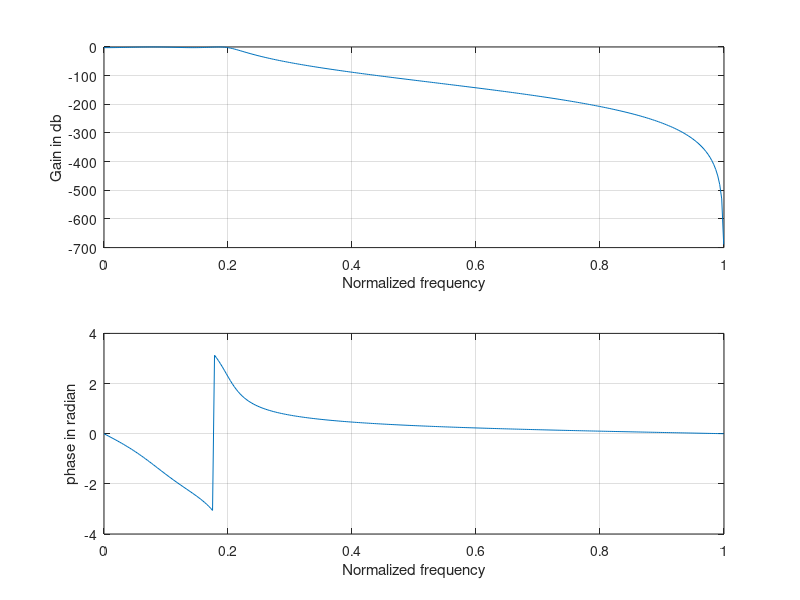

MATLAB code for this plot:
clc ;
close all ;
clear all ;


alphap=1 ;
alphas= 15 ;
wp=0.2*pi;
ws=.3*pi;

[n,wn]=cheb1ord(wp/pi,ws/pi,alphap,alphas)
[b,a]=cheby1(n,alphap,wn);
w=0:.01:pi;
[h,ph]=freqz(b,a,w);
m=20*log(abs(h));
an=angle(h);
title('Chebyshave filter');
subplot(2,1,1)
plot(ph/pi,m);
xlabel('Normalized frequency');
ylabel('Gain in db')
grid on;
subplot(2,1,2)
plot(ph/pi,an);
xlabel('Normalized frequency');
ylabel('phase in radian');
grid on ;

